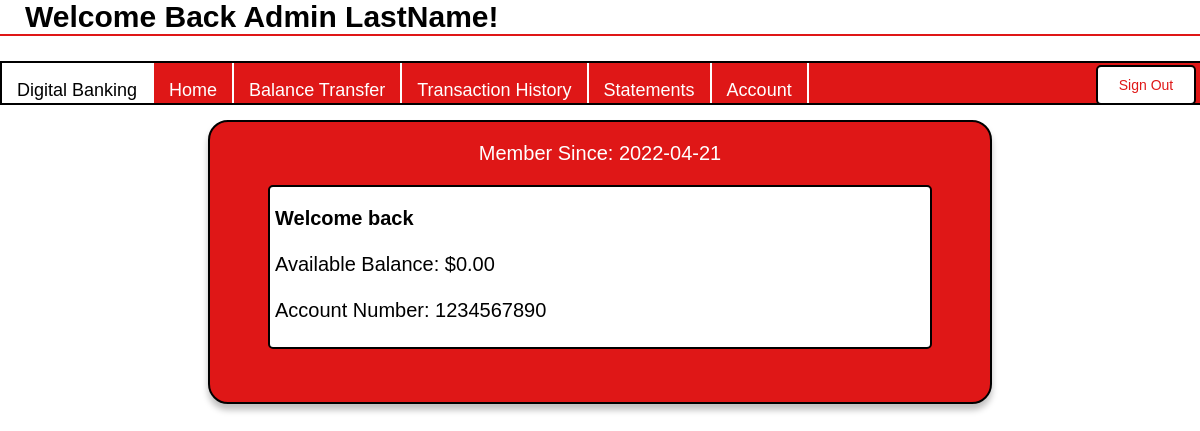
The page /415-Online-Banking/pages/customerHomePage.php (signed in) on the database its author committed.
### tables this page shows
CREATE TABLE `customer_info` (
  `accNum` varchar(10) NOT NULL,
  `currentBal` decimal(10,2) NOT NULL DEFAULT '0.00',
  `LName` varchar(20) NOT NULL,
  `FName` varchar(20) NOT NULL,
  `add_street` varchar(40) NOT NULL,
  `add_town` varchar(40) NOT NULL,
  `add_state` varchar(2) NOT NULL,
  `add_zip` varchar(9) NOT NULL,
  `add_aptNum` varchar(5) DEFAULT NULL,
  `createdDate` date DEFAULT NULL
);

### 415-Online-Banking/pages/customerHomePage.php (the view, shortened to what this page needs)
<?php
include('../database/dbConnectUser.php');
$accNum =  $_SESSION['accNum'];
$query = "SELECT currentBal, FName, LName, createdDate FROM customer_info WHERE accNum = '$accNum'";
$result = mysqli_query($dbConnect, $query);
if ($result->num_rows > 0) {
    while($row = $result->fetch_assoc()) {
        $currentBal = $row['currentBal'];
        $FName = $row['FName'];
        $LName = $row['LName'];
        $createdDate = $row['createdDate'];
    }
}
?>
<html>
  <head>
	</head>
	<body>
		<h2 style= "border-bottom: 2px solid rgb(223,23,23); font-size: 30px; font-family: sans-serif; padding-left: 25px; color: black;"> <?php echo "Welcome Back " . $FName ." ". $LName . "!"; ?> </h2>
		<div class = "navBar">
			<a style = "font-size: 18px; color: black; background: white; overflow: auto; ">Digital Banking</a>
			<a id= "link" href = "customerHomePage.php">Home</a>
			<a id= "link" href = "customerBalanceTransfer.php">Balance Transfer</a>
			<a id= "link" href = "customerTransactions.php">Transaction History</a>
			<a id= "link" href = "customerStatements.php">Statements</a>
			<a id= "link" href = "customerAccount.php"> Account</a>
			<form id = "signoutForm" method = "post">
			    <input id = "signout" name = "signout" value = "Sign Out" type = "submit"/>
            </form>
		</div>
		<div id = "content">
			<p style = "text-align: center;">Member Since: <?php echo $createdDate; ?></p>
			<div id ="accountInfo">
			<p style =  "margin-left: 5px;">
    			<?php echo "<b>Welcome back " . $_SESSION['username'] . "</b><br><br>";?>
    			<?php echo "Available Balance: $" . $currentBal . "<br><br>";?>
    			<?php echo "Account Number: " . $accNum;?>
    	    </p>
			</div>
		</div>
	</body>
</html>

### 415-Online-Banking/pages/customerHomePage.php (style rules this page uses)
body { font-family: Arial, Helvetica, sans-serif; margin: 0; box-sizing: border-box; }
.navBar { background: rgb(223,23,23); border: 2px solid black; margin-top: 5px; height: 5vh; width: 100vw; margin-bottom: 15px; overflow: auto; overflow-x: hidden; overflow-y: hidden; }
.navBar a { float: left; text-decoration: none; text-align: center; color: white; font-size: 5vh; padding: 17px 15px; font-size: 18px; border-right: 2px solid white; }
#content { border: 2px solid black; border-radius: 5px; margin: 0 auto; background: rgb(223,23,23); border-radius: 20px; height: 35vh; width: 65vw; box-shadow: 0px 6px 6px rgba(0, 0, 0, 0.25); font-family: sans-serif; font-size: 20px; color: white; }
#accountInfo { border-radius: 5px; border: 2px solid black; background: white; color: black; height: 20vh; width: 55vw; margin: 0 auto; }
#signout { height: 100%; width: 100px; float: none; border-radius: 5px; background: white; color: rgb(223,23,23); font-size: 14px; border: 2px solid black; }
#signoutForm { float: right; margin-right: 4px; padding: 2px; }

### rows shown on the page
customer_info: FName "Admin", LName "LastName", createdDate "2022-04-21", currentBal "0.00"

### other values the page prints
$accNum "1234567890"
